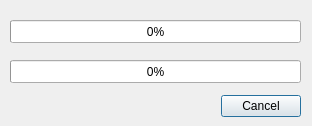
<?xml version="1.0" encoding="UTF-8"?>
<ui version="4.0">
 <class>Dialog</class>
 <widget class="QDialog" name="Dialog">
  <property name="geometry">
   <rect>
    <x>0</x>
    <y>0</y>
    <width>312</width>
    <height>126</height>
   </rect>
  </property>
  <property name="windowTitle">
   <string>Dialog</string>
  </property>
  <widget class="QDialogButtonBox" name="buttonBox">
   <property name="geometry">
    <rect>
     <x>0</x>
     <y>90</y>
     <width>301</width>
     <height>32</height>
    </rect>
   </property>
   <property name="orientation">
    <enum>Qt::Horizontal</enum>
   </property>
   <property name="standardButtons">
    <set>QDialogButtonBox::Cancel</set>
   </property>
  </widget>
  <widget class="QProgressBar" name="progressBar1">
   <property name="geometry">
    <rect>
     <x>10</x>
     <y>20</y>
     <width>291</width>
     <height>23</height>
    </rect>
   </property>
   <property name="value">
    <number>0</number>
   </property>
  </widget>
  <widget class="QProgressBar" name="progressBar2">
   <property name="geometry">
    <rect>
     <x>10</x>
     <y>60</y>
     <width>291</width>
     <height>23</height>
    </rect>
   </property>
   <property name="value">
    <number>0</number>
   </property>
  </widget>
 </widget>
 <resources/>
 <connections>
  <connection>
   <sender>buttonBox</sender>
   <signal>accepted()</signal>
   <receiver>Dialog</receiver>
   <slot>accept()</slot>
   <hints>
    <hint type="sourcelabel">
     <x>248</x>
     <y>254</y>
    </hint>
    <hint type="destinationlabel">
     <x>157</x>
     <y>274</y>
    </hint>
   </hints>
  </connection>
  <connection>
   <sender>buttonBox</sender>
   <signal>rejected()</signal>
   <receiver>Dialog</receiver>
   <slot>reject()</slot>
   <hints>
    <hint type="sourcelabel">
     <x>316</x>
     <y>260</y>
    </hint>
    <hint type="destinationlabel">
     <x>286</x>
     <y>274</y>
    </hint>
   </hints>
  </connection>
 </connections>
</ui>
